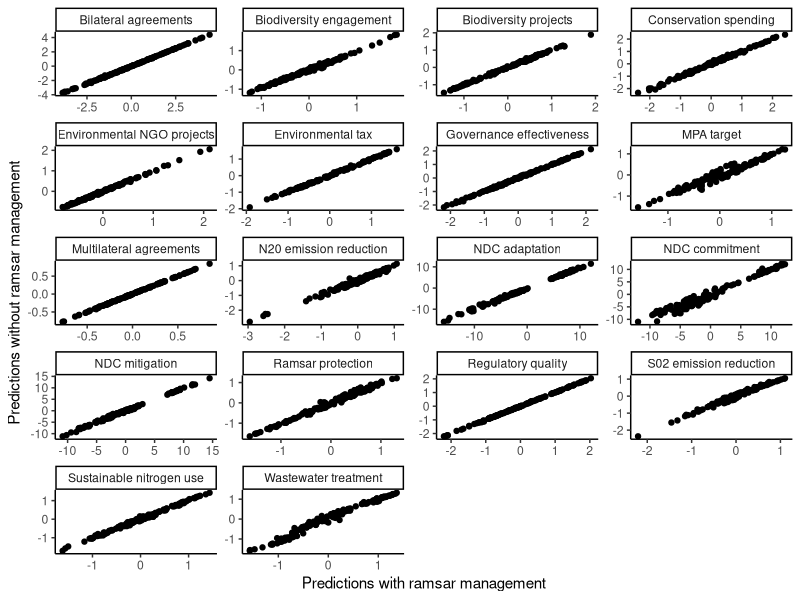
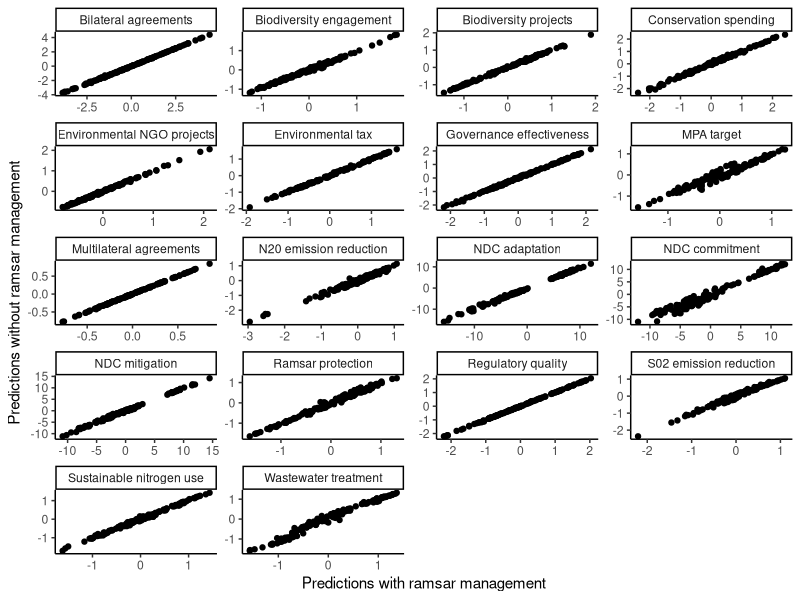

The R source for these figures, in order:
# Evaluate robustness of model parameter estimation to violation of ‘missing at random’ assumption for Ramsar Management indicator

library(tidyverse)

resid.df <- read.csv('outputs/predicted-indicator-vals/predicted-ind-vals-LV9-final.csv')
resid.df2 <- read.csv('outputs/predicted-indicator-vals/predicted-ind-vals-LV9-final-norams.csv')
dat <- read.csv('data/master-df_final.csv')
labels <- read.csv('data/indicator-labels.csv',  fileEncoding = "UTF-8-BOM") %>% 
  dplyr::rename(Indicator = indicator)

# plot predicted indicator values against actual values

resid.df$ISO_SOV1 <- dat$ISO_SOV1
resid.df2$ISO_SOV1 <- dat$ISO_SOV1

# wide to long

resid.df.long <- pivot_longer(select(resid.df, -ramsar.manage), OECD_sc:WGI_RQ_est, 
                              names_to = 'Indicator', values_to = 'Val_resid')
resid.df.long$Indicator <- as.factor(resid.df.long$Indicator)
resid.df.long <- resid.df.long 

resid.df.long2 <- pivot_longer(resid.df2, OECD_sc:WGI_RQ_est, 
                               names_to = 'Indicator', values_to = 'Val_resid2')
resid.df.long2$Indicator <- as.factor(resid.df.long2$Indicator)

dat.plot <- data.frame(resid.df.long, resid.df.long2[,'Val_resid2']) %>% 
  left_join(labels, by = 'Indicator')

# plot

a <- ggplot(dat.plot)+
  geom_point(aes(x = Val_resid, y = Val_resid2)) +
  facet_wrap(.~label, ncol = 4, scales = 'free') +
  ylab('Predictions without ramsar management') +
  xlab('Predictions with ramsar management') +
  theme_classic()
a

ggsave('outputs/compare-predictions-ramsar-manage.png', width = 8, height = 8)
